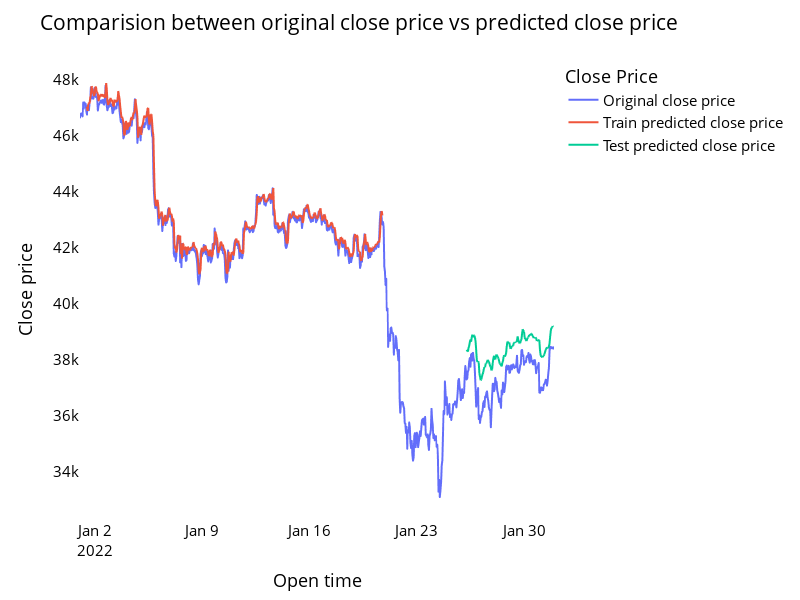

Write notebook code for a chart like this one.
### Code cell
names = cycle(['Original close price','Train predicted close price','Test predicted close price'])

plotdf = pd.DataFrame({'date': combine_data.index,
                       'original_close': combine_data['Close'],
                      'train_predicted_close': trainPredictPlot.reshape(1,-1)[0].tolist(),
                      'test_predicted_close': testPredictPlot.reshape(1,-1)[0].tolist()})

fig = px.line(plotdf,
              x=plotdf['date'],
              y=[plotdf['original_close'],plotdf['train_predicted_close'],                       plotdf['test_predicted_close']],
              labels={'value':'Close price','date': 'Open time'})
fig.update_layout(title_text='Comparision between original close price vs predicted close price',
                  plot_bgcolor='white',
                  font_size=15,
                  font_color='black',
                  legend_title_text='Close Price',
                  width=800,
                  height=600,)
fig.for_each_trace(lambda t:  t.update(name = next(names)))

fig.update_xaxes(showgrid=False)
fig.update_yaxes(showgrid=False)
fig.show()

### Figure 1 — Plotly figure (JSON) as saved in the notebook; plotly's stock layout.template omitted (floating-point values rounded to 4 significant figures; data arrays with more than 128 entries replaced by an {"elided": "..."} marker saying what was removed)
{"data": [{"hovertemplate": "variable=original_close<br>Open time=%{x}<br>Close price=%{y}<extra></extra>", "legendgroup": "original_close", "line": {"color": "#636efa", "dash": "solid"}, "marker": {"symbol": "circle"}, "mode": "lines", "name": "Original close price", "showlegend": true, "x": {"elided": "744 str values"}, "xaxis": "x", "y": {"elided": "744 float values"}, "yaxis": "y", "type": "scattergl"}, {"hovertemplate": "variable=train_predicted_close<br>Open time=%{x}<br>Close price=%{y}<extra></extra>", "legendgroup": "train_predicted_close", "line": {"color": "#EF553B", "dash": "solid"}, "marker": {"symbol": "circle"}, "mode": "lines", "name": "Train predicted close price", "showlegend": true, "x": {"elided": "744 str values"}, "xaxis": "x", "y": {"elided": "744 float values"}, "yaxis": "y", "type": "scattergl"}, {"hovertemplate": "variable=test_predicted_close<br>Open time=%{x}<br>Close price=%{y}<extra></extra>", "legendgroup": "test_predicted_close", "line": {"color": "#00cc96", "dash": "solid"}, "marker": {"symbol": "circle"}, "mode": "lines", "name": "Test predicted close price", "showlegend": true, "x": {"elided": "744 str values"}, "xaxis": "x", "y": {"elided": "744 float values"}, "yaxis": "y", "type": "scattergl"}], "layout": {"xaxis": {"anchor": "y", "domain": [0.0, 1.0], "title": {"text": "Open time"}, "showgrid": false}, "yaxis": {"anchor": "x", "domain": [0.0, 1.0], "title": {"text": "Close price"}, "showgrid": false}, "legend": {"title": {"text": "Close Price"}, "tracegroupgap": 0}, "margin": {"t": 60}, "title": {"text": "Comparision between original close price vs predicted close price"}, "font": {"size": 15, "color": "black"}, "plot_bgcolor": "white", "width": 800, "height": 600}}
